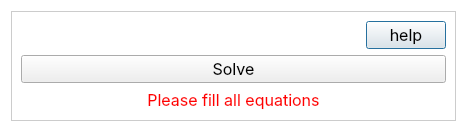
<?xml version="1.0" encoding="UTF-8"?>
<ui version="4.0">
 <class>Dialog</class>
 <widget class="QDialog" name="Dialog">
  <property name="geometry">
   <rect>
    <x>0</x>
    <y>0</y>
    <width>467</width>
    <height>132</height>
   </rect>
  </property>
  <property name="windowTitle">
   <string>Solve by equations</string>
  </property>
  <property name="styleSheet">
   <string notr="true">QFrame{border:1px solid #ccc; }*{border:;}QDialog{background-color:#fff;}</string>
  </property>
  <layout class="QVBoxLayout" name="verticalLayout">
   <item>
    <widget class="QFrame" name="frame">
     <property name="styleSheet">
      <string notr="true"/>
     </property>
     <property name="frameShape">
      <enum>QFrame::StyledPanel</enum>
     </property>
     <property name="frameShadow">
      <enum>QFrame::Raised</enum>
     </property>
     <layout class="QVBoxLayout" name="verticalLayout_2">
      <item>
       <widget class="QPushButton" name="help_btn">
        <property name="sizePolicy">
         <sizepolicy hsizetype="Fixed" vsizetype="Fixed">
          <horstretch>0</horstretch>
          <verstretch>0</verstretch>
         </sizepolicy>
        </property>
        <property name="font">
         <font>
          <family>Inter</family>
          <pointsize>12</pointsize>
         </font>
        </property>
        <property name="cursor">
         <cursorShape>WhatsThisCursor</cursorShape>
        </property>
        <property name="statusTip">
         <string/>
        </property>
        <property name="whatsThis">
         <string/>
        </property>
        <property name="layoutDirection">
         <enum>Qt::RightToLeft</enum>
        </property>
        <property name="styleSheet">
         <string notr="true"/>
        </property>
        <property name="text">
         <string>help</string>
        </property>
        <property name="icon">
         <iconset theme="help"/>
        </property>
       </widget>
      </item>
      <item>
       <layout class="QVBoxLayout" name="verticalLayout_3"/>
      </item>
      <item>
       <widget class="QPushButton" name="pushButton">
        <property name="font">
         <font>
          <family>Inter</family>
          <pointsize>12</pointsize>
         </font>
        </property>
        <property name="cursor">
         <cursorShape>PointingHandCursor</cursorShape>
        </property>
        <property name="styleSheet">
         <string notr="true"/>
        </property>
        <property name="text">
         <string>Solve</string>
        </property>
        <property name="icon">
         <iconset>
          <normaloff>../icons/left_click_FILL0_wght400_GRAD0_opsz24.svg</normaloff>../icons/left_click_FILL0_wght400_GRAD0_opsz24.svg</iconset>
        </property>
        <property name="iconSize">
         <size>
          <width>20</width>
          <height>20</height>
         </size>
        </property>
       </widget>
      </item>
      <item>
       <widget class="QLabel" name="warn">
        <property name="font">
         <font>
          <family>Inter</family>
          <pointsize>12</pointsize>
         </font>
        </property>
        <property name="styleSheet">
         <string notr="true">color:red;border:none;</string>
        </property>
        <property name="text">
         <string>Please fill all equations</string>
        </property>
        <property name="alignment">
         <set>Qt::AlignCenter</set>
        </property>
       </widget>
      </item>
     </layout>
    </widget>
   </item>
  </layout>
 </widget>
 <resources/>
 <connections/>
</ui>
